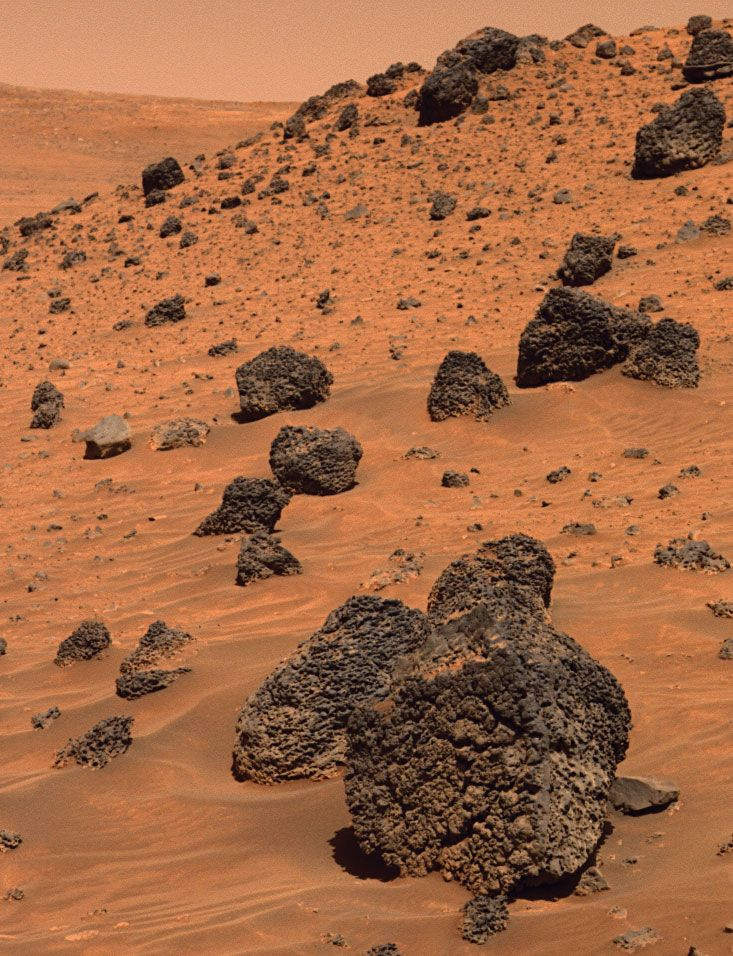
#> input picture sample_imgs/mr-6.jpg, 733 x 956 px
$ python cca.py   (older library calls are emulated)
#> lines starting #> are read from the running program, lines starting #| are printed output that depends on the picture; after the words box and inside, x2 and y2 are one past the last pixel; in counts of white or black regions, pixels touching at a corner belong together
### utils.py
import random as rng
import colorsys
from skimage.morphology import closing
import numpy as np
from numba import jit


def randint_from_time(t):
    """
    Generates random seed given a timestamp
    """
    return rng.randint(int(t) % 10, t // 10)


def random_colors(n):
    """
    Generates :n: random colors encoded as an RGB tuple
    """
    colors = []
    for i in range(n):
        # generate random color in hsv space for higher visual distinction
        hue = rng.randint(0, 360)/360  # 360 degrees rotation
        saturation = rng.randint(50, 100)/ 100  # random saturation between 0.5 and 1.0
        colors.append(colorsys.hsv_to_rgb(h=hue, s=saturation, v=1.0))  # max brightness
    return colors

### cca.py
import cv2
import numpy as np
import random as rng
import time
import argparse
from utils import randint_from_time, random_colors
from skimage.morphology import closing, disk
from skimage.measure import label


def build_argparser():
    parser = argparse.ArgumentParser(description='Code for Image Segmentation with Edge Detection '
                                                 'and Connected Component Analysis. ')
    parser.add_argument('--input', help='Path to input image.', default='sample_imgs/mr-6.jpg')
    parser.add_argument('--no-show',
                        help='Include this argument to avoid imshow (except the latest ones, '
                             'with the meaningful output. '
                             'See :arg: \'no-show-all\' for it.)',
                        required=False,
                        action='store_true',
                        default=None)
    parser.add_argument('--no-show-all',
                        help='Avoids every imshow when running.',
                        required=False,
                        action='store_true',
                        default=None)
    return parser


args = build_argparser().parse_args()
# random seed
rng.seed(randint_from_time(time.time_ns()))

# global variables definition
AREA_THRESH = 20  # no. pixels needed for an image section to be labeled
PERIMETER_THRESH = 40  # no. pixels needed for a contours to bound a region without being discarded
BLUE = (255, 0, 0)  # BGR code for 'blue' color
GREEN = (0, 255, 0)  # BGR code for 'green' color
RED = (0, 0, 255)  # BGR code for 'red' color
WHITE = (255, 255, 255)  # BGR code for 'white' color
GAUSS_KSIZE = (15, 15)  # kernel size for Gaussian Blur
ALPHA = 0.7  # default value for alpha blending

# Read image
img = cv2.imread(args.input)  # use this for img processing
#> img is the input picture: shape (956, 733, 3); mean B, G, R 68.2, 104.4, 162.5
src = img.copy()  # use this for final display
img = cv2.cvtColor(img, cv2.COLOR_BGR2GRAY)
#> img: shape (956, 733)

# Use Gaussian Blur to reduce variation a bit
img = cv2.GaussianBlur(img, GAUSS_KSIZE, sigmaX=2, sigmaY=2)  # std dev. in x,y direction is 2
if not args.no_show and not args.no_show_all:
    cv2.imshow("Gaussian Blur", img)
    cv2.waitKey(0)

# apply image thresholding (so that refined edge detection could be performed later on)
ret, threshed = cv2.threshold(img, 92, 255, cv2.THRESH_BINARY_INV)
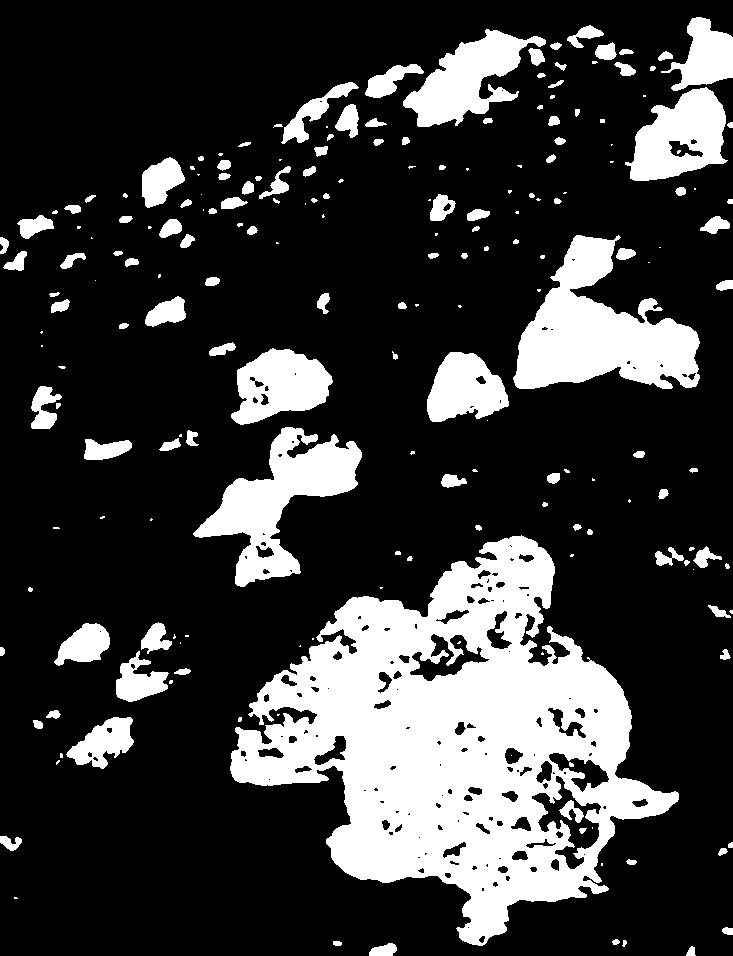
#> threshed: shape (956, 733); 22.6% white; 206 white regions (75 under 20 px), largest, box (x1, y1, x2, y2) and area: (230, 535, 679, 946) 85059, (513, 235, 700, 389) 15266, (193, 427, 362, 587) 10275
if not args.no_show and not args.no_show_all:
    cv2.imshow("Thresh", threshed)
    cv2.waitKey(0)

# morphological closing on the thresholded image to compensate rocks sharpness
closed_img = closing(threshed, selem=disk(7))
#> closed_img: shape (956, 733); 25.4% white; 120 white regions (40 under 20 px), largest, box (x1, y1, x2, y2) and area: (230, 535, 679, 946) 97301, (427, 235, 700, 422) 20572, (273, 25, 636, 157) 12507
if not args.no_show and not args.no_show_all:
    cv2.imshow("Morphology Closing", closed_img)
    cv2.waitKey(0)

# actually apply edge detection on the thresholded image
canny = cv2.Canny(closed_img, 0, 1)  # 0,1 params bc threshed is a binary image
#> canny: shape (956, 733); 1.6% white in thin lines or dots
if not args.no_show and not args.no_show_all:
    cv2.imshow("Canny Edge Detection on blurred image", canny)
    cv2.waitKey(0)

# after edge detection, apply contour extraction
cnts, hierarchy = cv2.findContours(canny, cv2.RETR_TREE, cv2.CHAIN_APPROX_NONE)
#> cnts = 229 contours, 111 with area under 20; largest, box (x1, y1, x2, y2) and area: (229, 535, 679, 946) 98540, (229, 535, 679, 946) 98296, (193, 426, 362, 587) 10992, (193, 426, 362, 587) 10898, (230, 348, 333, 425) 5243
# get rid of designed 0 indexing in hierarchy (counterintuitive to me)
hierarchy_ = hierarchy[0]

# clean nested contours and generate mask for cca at the same time,
cnts_ = []
mask = np.zeros(src.shape[:2], dtype='uint8')
for cnt, h in zip(cnts, hierarchy_):
    if h[3] == -1:  # 3rd element in hierarchy object contains index of parent contours
        area = cv2.contourArea(cnt)
        per = cv2.arcLength(cnt, not h[2] < 0)
        if area > AREA_THRESH and per > PERIMETER_THRESH:
            cnts_.append(cnt)
            cv2.drawContours(mask, [cv2.approxPolyDP(cnt, 1, not h[2] < 0)], -1, 255, -1)
#> this loop made 229 passes
#> (h, area, per) on passes 3, 5, 9, 14, 15, 21, 22, 34: ([4, 1, 3, -1], 38, 24.49), ([6, 2, 5, -1], 71.5, 39.56), ([10, 7, 9, -1], 45.5, 27.07), ([14, 12, -1, -1], 46, 451.2), ([16, 13, 15, -1], 186.5, 81.01), ([21, 19, -1, -1], 44.5, 648.4), ([23, 20, 22, -1], 1519.5, 166.6), ([35, 32, 34, -1], 954.5, 210.2)
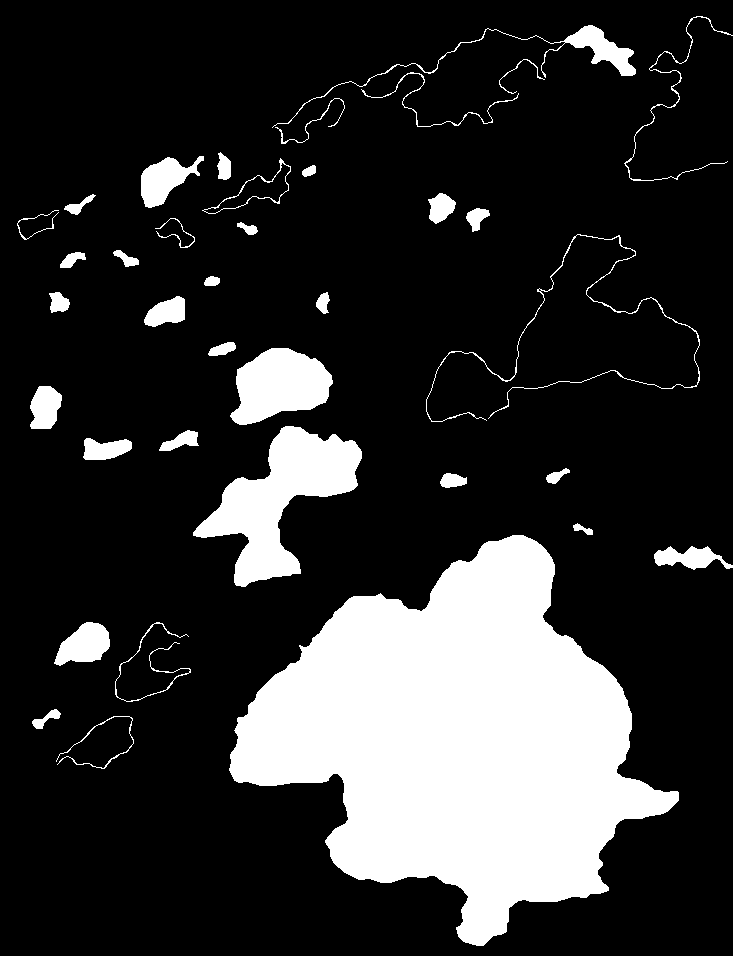
#> mask: shape (956, 733); 18.9% white; 37 white regions
#> after the loop, cnts_ = 37 contours; largest, box (x1, y1, x2, y2) and area: (229, 535, 679, 946) 98540, (193, 426, 362, 587) 10992, (230, 348, 333, 425) 5243, (141, 155, 204, 208) 1586, (54, 622, 110, 666) 1520

# display acceptable areas according to criteria
if not args.no_show and not args.no_show_all:
    cv2.imshow("Mask", mask)
    cv2.waitKey(0)

# clean memory usage
del cnts
del hierarchy

# perform cca to draw colored segmented image
labels = label(mask, background=0)
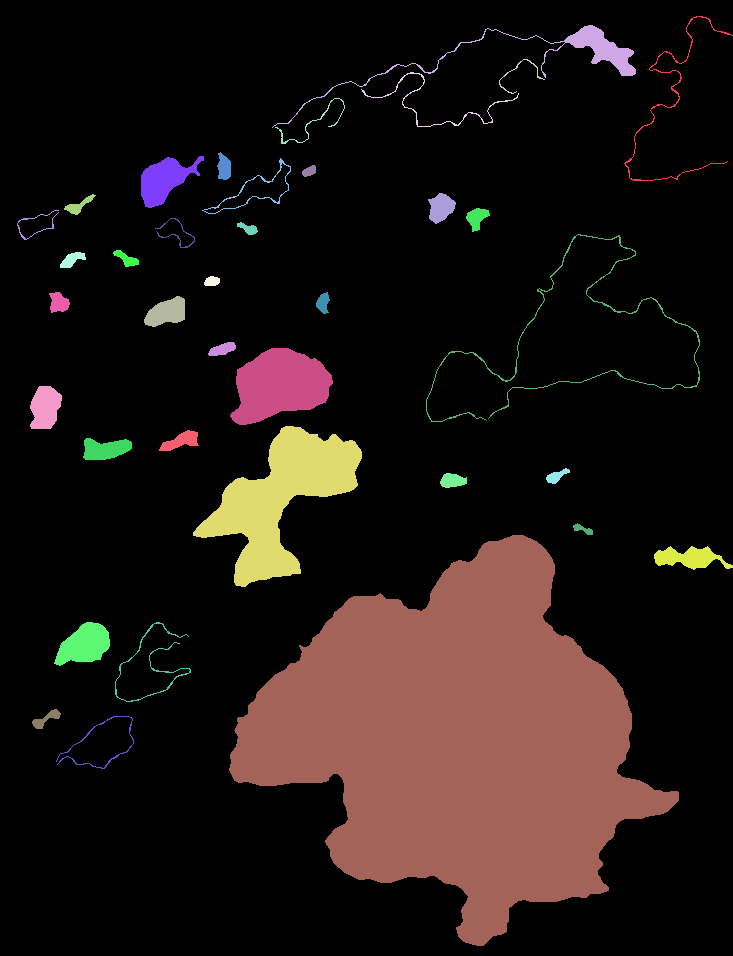
#> labels: shape (956, 733) int64; 38 distinct labels, from 0 to 37; one colour per label, 0 black
colors = random_colors(len(labels)-1)  # discard bg
#> colors = 955 items, first 6: (0.43, 0.972, 1), (1, 0.767, 0.44), (0.804, 0.02, 1), (1, 0.27, 0.793), (1, 0.37, 0.1), (0.29, 0.42, 1)
colored_mask = np.zeros_like(src)
# draw coloured mask by applying alpha blending
for i, label in enumerate(np.unique(labels)):
    if label == 0:
        continue
    for c in range(3):
        src[:, :, c] = np.where(labels == label,  # condition to be verified
                 src[:, :, c]*(1 - ALPHA) + ALPHA*colors[i][c]*255,  # expression(s) to be computed
                 src[:, :, c])  # slot(s) where value of expression(s) should be inserted
#> this loop made 38 passes
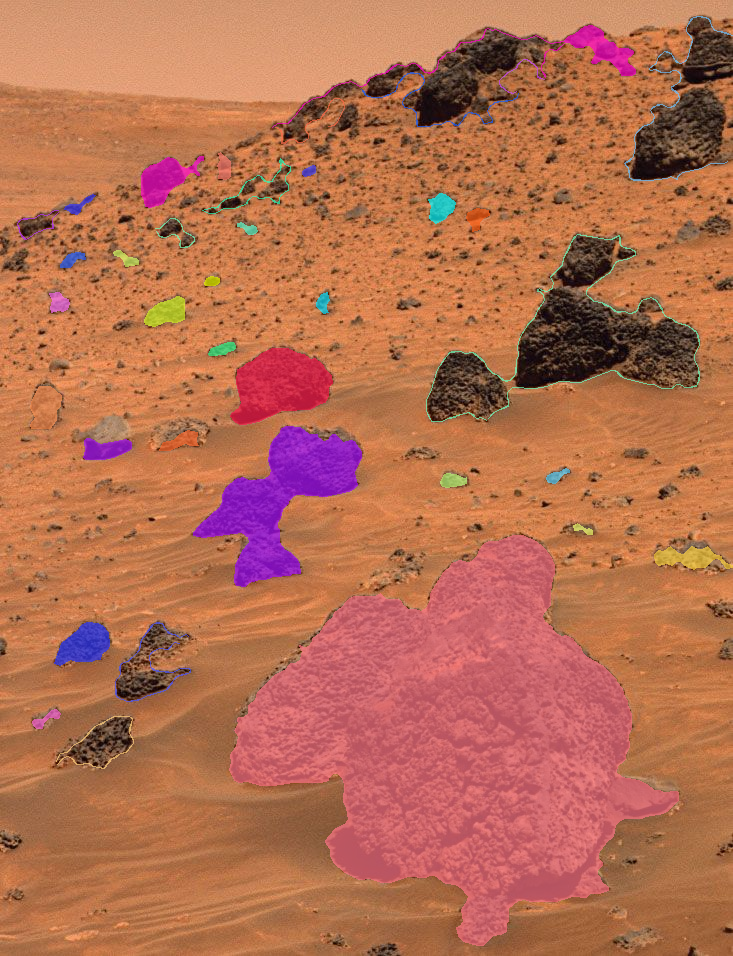
#> src: shape (956, 733, 3); 18.95% of pixels changed, all inside (x1, y1, x2, y2) = (17, 16, 733, 946)

# display segmented image
if not args.no_show_all:
    cv2.imshow("Colored CCA", src)
    cv2.waitKey(0)

# display regions with boxes
for i in range(len(cnts_)):
    contours_poly = cv2.approxPolyDP(cnts_[i], 1, not hierarchy_[i][2] < 0)
    x, y, w, h = cv2.boundingRect(contours_poly)
    ctr = [x+w//2, y+h//2]
    cv2.drawContours(src, cnts_, i, RED, 2)
    cv2.rectangle(src, (x, y), (x+w, y+h), BLUE, 2, cv2.LINE_AA)
#> this loop made 37 passes
#> (x, y, w, h, ctr) on passes 1 to 8: (56, 716, 78, 53, [95, 742]), (32, 709, 29, 20, [46, 719]), (115, 622, 76, 80, [153, 662]), (54, 622, 56, 44, [82, 644]), (654, 546, 79, 24, [693, 558]), (229, 535, 450, 411, [454, 740]), (573, 523, 20, 12, [583, 529]), (440, 473, 27, 15, [453, 480])
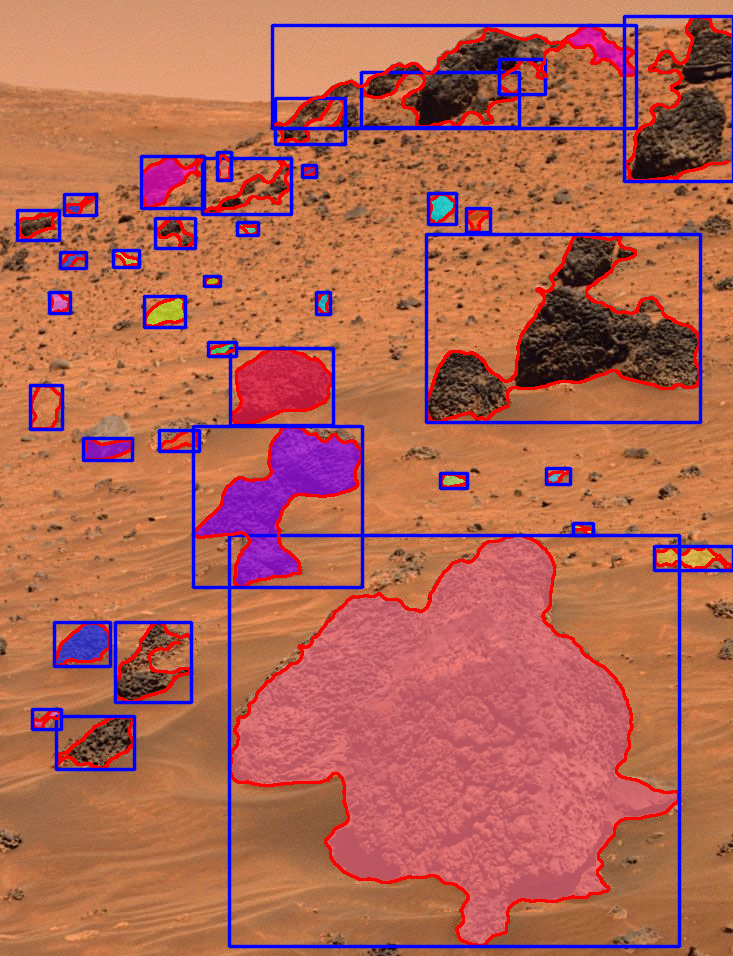
#> src: shape (956, 733, 3); 9.59% of pixels changed, all inside (x1, y1, x2, y2) = (15, 14, 733, 949)

# show last output
if not args.no_show_all:
    cv2.imshow("CCA with Contours and Boxes", src)
    cv2.waitKey(0)

# clean graphical env. after script execution
cv2.destroyAllWindows()

$ run again, with sample_imgs/mr-1.jpeg copied over sample_imgs/mr-6.jpg
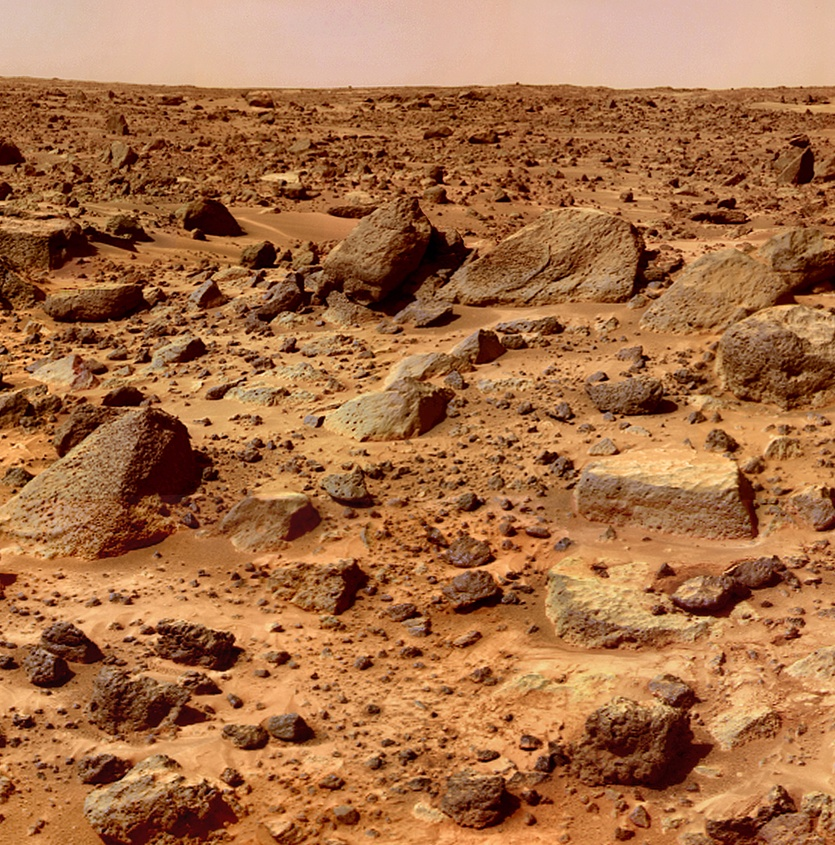
#> input picture sample_imgs/mr-1.jpeg, 835 x 845 px, shrunk from 2800 x 2836 before the run
#> img is the input picture: shape (845, 835, 3); mean B, G, R 70.6, 111.4, 166.7
#> threshed: shape (845, 835); 23.8% white; 623 white regions (225 under 20 px), largest, box (x1, y1, x2, y2) and area: (446, 688, 715, 831) 13211, (239, 188, 479, 336) 11374, (94, 398, 228, 560) 9986
#> closed_img: shape (845, 835); 32.1% white; 192 white regions (72 under 20 px), largest, box (x1, y1, x2, y2) and area: (0, 88, 674, 386) 92494, (599, 95, 835, 307) 18545, (0, 371, 279, 560) 18438
#> canny: shape (845, 835); 3.7% white in thin lines or dots, all inside (x1, y1, x2, y2) = (0, 88, 835, 845)
#> cnts = 469 contours, 228 with area under 20; largest, box (x1, y1, x2, y2) and area: (388, 318, 565, 440) 5998, (388, 318, 565, 440) 5904, (685, 116, 794, 165) 2494, (714, 458, 791, 538) 2242, (714, 458, 770, 538) 2186
#> the loop `for cnt, h in zip(cnts, hierarchy_):` made 469 passes
#> (h, area, per) on passes 5, 8, 10, 14, 19, 22, 26, 31: ([6, 2, 5, -1], 83, 38.63), ([9, 6, 8, -1], 37.5, 23.07), ([11, 7, 10, -1], 22, 186.5), ([14, 11, -1, -1], 39.5, 414.3), ([19, 17, -1, -1], 21, 244), ([22, 20, -1, -1], 33.5, 430.2), ([27, 24, 26, -1], 254, 70.28), ([32, 28, 31, -1], 23.5, 19.9)
#> after the loop `for cnt, h in zip(cnts, hierarchy_):`: cnts_ = 105 contours; largest, box (x1, y1, x2, y2) and area: (388, 318, 565, 440) 5998, (685, 116, 794, 165) 2494, (714, 458, 791, 538) 2242, (439, 267, 521, 301) 1720, (224, 716, 320, 751) 1671
#> `labels = label(mask, background=0)`:
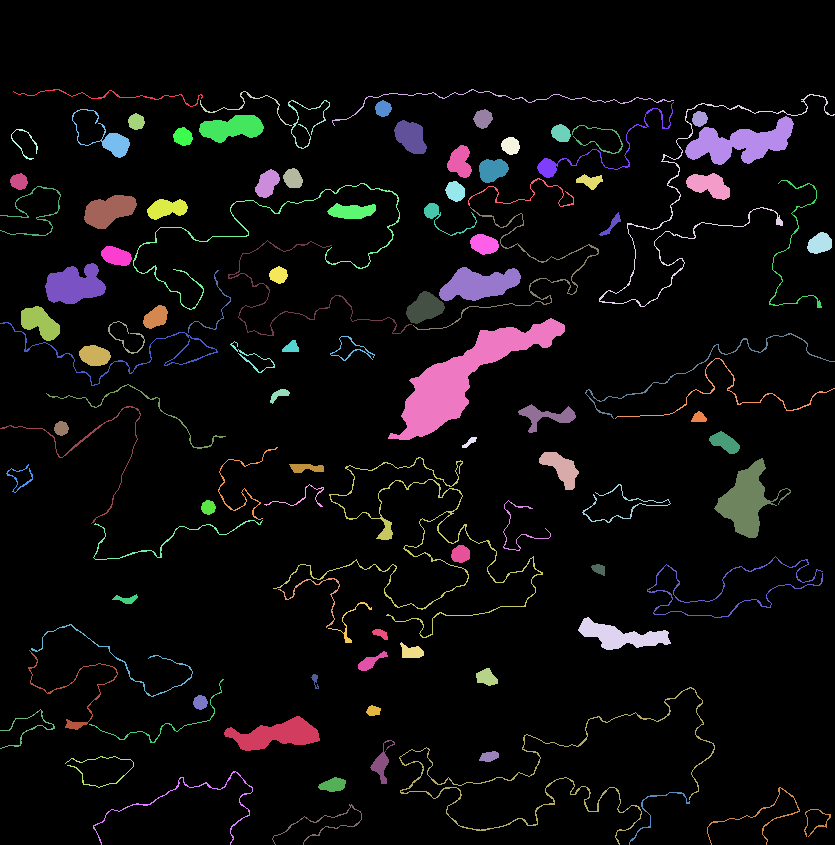
#> labels: shape (845, 835) int64; 106 distinct labels, from 0 to 105; one colour per label, 0 black
#> colors = 844 items, first 6: (0.38, 0.762, 1), (0.814, 1, 0.38), (1, 0.1, 0.505), (0.39, 1, 0.583), (1, 0.37, 0.632), (1, 0.608, 0.06)
#> the loop `for i, label in enumerate(np.unique(labels)):` made 106 passes
#> the loop `for i in range(len(cnts_)):` made 105 passes
#> (x, y, w, h, ctr) on passes 1 to 8: (804, 809, 27, 28, [817, 823]), (272, 804, 90, 41, [317, 824]), (629, 792, 61, 53, [659, 818]), (707, 787, 93, 58, [753, 816]), (318, 777, 28, 15, [332, 784]), (93, 771, 160, 74, [173, 808]), (65, 756, 69, 32, [99, 772]), (479, 751, 20, 11, [489, 756])
#> after the loop `for i in range(len(cnts_)):`:
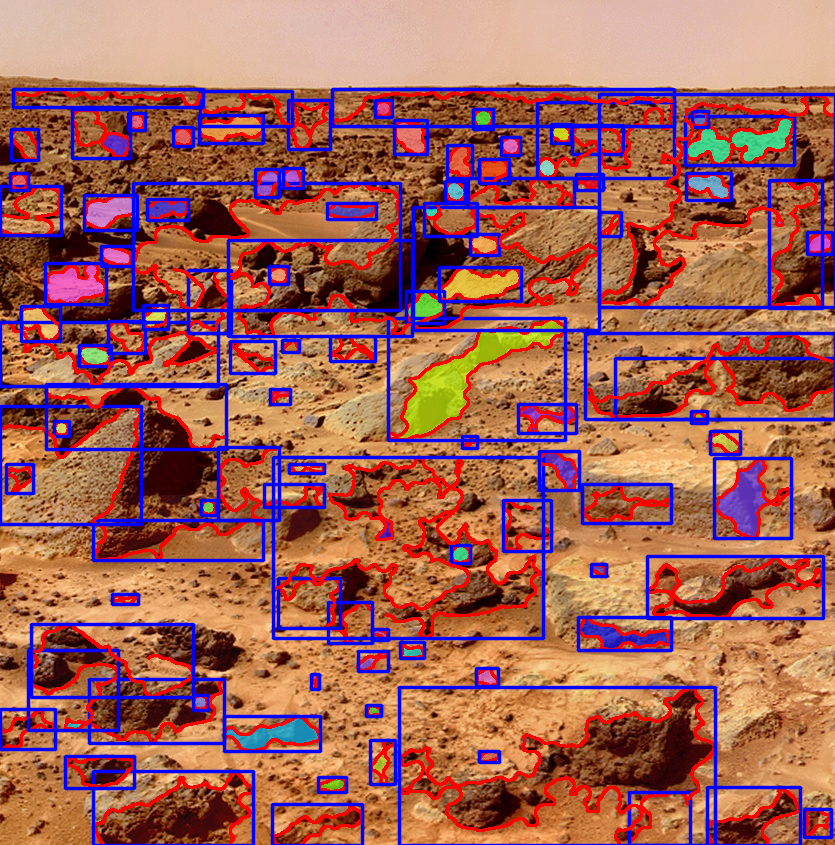
#> src: shape (845, 835, 3); mean B, G, R 89.5, 96.1, 159.9
